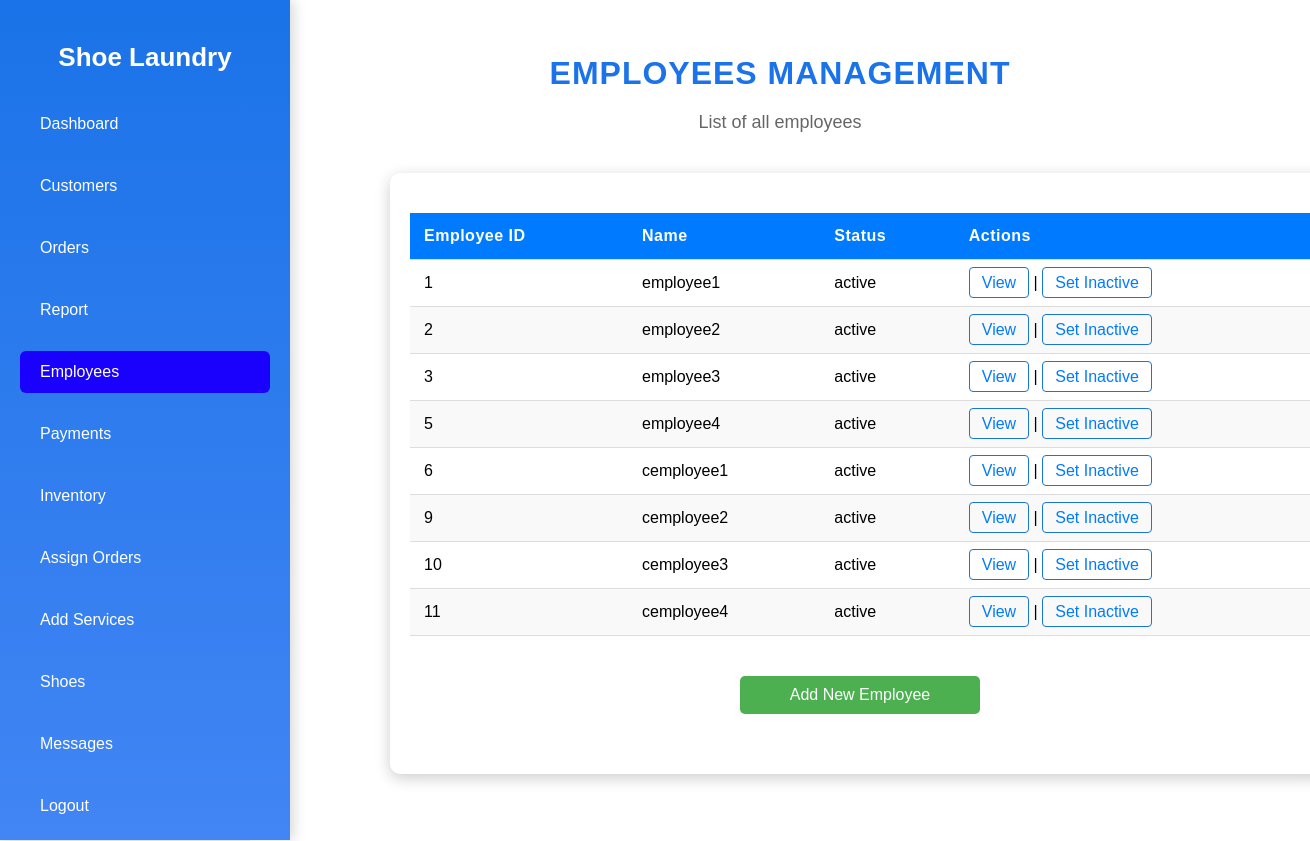
Page /employees.php on the committed database.
### tables this page shows
CREATE TABLE `employees` (
  `employee_id` int(11) NOT NULL,
  `username` varchar(50) NOT NULL,
  `password` varchar(255) NOT NULL,
  `fname` varchar(100) NOT NULL,
  `lname` varchar(50) DEFAULT NULL,
  `phone` varchar(11) DEFAULT NULL,
  `status` enum('active','inactive') DEFAULT 'active',
  `department` varchar(50) DEFAULT NULL,
  `attendance` int(11) DEFAULT 0,
  `performance_score` decimal(5,2) DEFAULT 0.00,
  `created_at` timestamp NOT NULL DEFAULT current_timestamp(),
  `updated_at` timestamp NOT NULL DEFAULT current_timestamp() ON UPDATE current_timestamp(),
  `is_available` tinyint(1) DEFAULT 1
);

### employees.php (the view, shortened to what this page needs)
<?php
include('db_connect.php');
$current_page = basename($_SERVER['PHP_SELF']);
$query = "SELECT employee_id, fname, status FROM employees";
$result = mysqli_query($conn, $query);
$employees = mysqli_fetch_all($result, MYSQLI_ASSOC);
?>
<!DOCTYPE html>
<html lang="en">
<head>
    <link rel="stylesheet" href="emcss.css">
</head>
<body>
     <div class="sidebar">
        <h2>Shoe Laundry</h2>
        <ul>
        <li><a href="dashboard.php" class="<?= $current_page == 'dashboard.php' ? 'active' : '' ?>">Dashboard</a></li>
        <li><a href="customers.php" class="<?= $current_page == 'customers.php' ? 'active' : '' ?>">Customers</a></li>
        <li><a href="admin_orders.php" class="<?= $current_page == 'admin_orders.php' ? 'active' : '' ?>">Orders</a></li>
        <li><a href="report.php" class="<?= $current_page == 'report.php' ? 'active' : '' ?>">Report</a></li>
        <li><a href="employees.php" class="<?= $current_page == 'employees.php' ? 'active' : '' ?>">Employees</a></li>
        <li><a href="payments.php" class="<?= $current_page == 'payments.php' ? 'active' : '' ?>">Payments</a></li>
        <li><a href="admin_inventory.php" class="<?= $current_page == 'admin_inventory.php' ? 'active' : '' ?>">Inventory</a></li>
        <li><a href="assign_orders.php" class="<?= $current_page == 'assign_orders.php' ? 'active' : '' ?>">Assign Orders</a></li>
        <li><a href="add_services.php" class="<?= $current_page == 'add_services.php' ? 'active' : '' ?>">Add Services</a></li>
        <li><a href="shoe.php" class="<?= $current_page == 'shoe.php' ? 'active' : '' ?>">Shoes</a></li>
        <li><a href="message.php" class="<?= $current_page == 'message.php' ? 'active' : '' ?>">Messages</a></li>
        <li><a href="logout.php">Logout</a></li>
        </ul>
    </div>
    <div class="main-content">
        <div class="header">
            <h1>Employees Management</h1>
            <p>List of all employees</p>
        </div>
        <div class="employee-list">
            <?php if (empty($employees)): ?>
                <p>No employees found.</p>
            <?php else: ?>
                <table>
                    <thead>
                        <tr>
                            <th>Employee ID</th>
                            <th>Name</th>
                            <th>Status</th>
                            <th>Actions</th>
                        </tr>
                    </thead>
                    <tbody>
                        <?php foreach ($employees as $employee): ?>
                        <tr>
                            <td><?php echo htmlspecialchars($employee['employee_id']); ?></td>
                            <td><?php echo htmlspecialchars($employee['fname']); ?></td>
                            <td><?php echo htmlspecialchars($employee['status']); ?></td>
                            <td>
                                <a href="view_employee.php?id=<?php echo $employee['employee_id']; ?>">View</a> |
                                <?php if ($employee['status'] == 'inactive'): ?>
                                    <a href="edit_status.php?id=<?php echo $employee['employee_id']; ?>&status=active">Set Active</a>
                                <?php else: ?>
                                    <a href="edit_status.php?id=<?php echo $employee['employee_id']; ?>&status=inactive">Set Inactive</a>
                                <?php endif; ?>
                            </td>
                        </tr>
                        <?php endforeach; ?>
                    </tbody>
                </table>
            <?php endif; ?>
            <div class="button-container">
                <a href="add_employee.php" class="add-employee-button">Add New Employee</a>
            </div>
        </div>
    </div>
</body>
</html>

### emcss.css (style rules this page uses)
body { font-family: 'Poppins', sans-serif; background-color: #f0f2f5; margin: 0; display: flex; }
.sidebar { width: 250px; height: 100vh; background: linear-gradient(to bottom, #1a73e8, #4285f4); color: white; padding: 20px; position: fixed; box-shadow: 4px 0 12px rgba(0, 0, 0, 0.15); transition: transform 0.3s ease; overflow-y: auto; }
.sidebar h2 { text-align: center; color: #ffffff; font-weight: 700; font-size: 26px; margin-bottom: 30px; }
.sidebar ul { list-style: none; padding: 0; }
.sidebar ul li { margin: 20px 0; }
.sidebar ul li a { color: white; text-decoration: none; font-size: 16px; padding: 12px 20px; display: block; border-radius: 6px; transition: background-color 0.3s; }
.sidebar ul li a:hover, .sidebar ul li a.active { background-color: #1a01fe; color: white; }
.sidebar { scrollbar-color: #ffffff #1a73e8; scrollbar-width: 12px; }
.main-content { margin-left: 250px; padding: 40px; width: calc(100% - 250px); display: flex; flex-direction: column; align-items: center; background-color: #ffffff; min-height: 100vh; transition: margin-left 0.3s; }
.header h1 { font-size: 32px; font-weight: 700; color: #1a73e8; margin: 0; padding: 15px 0; text-align: center; letter-spacing: 1px; text-transform: uppercase; }
.header p { font-size: 18px; color: #666; margin: 5px 0 20px; text-align: center; }
.employee-list { margin: 20px auto; padding: 20px; background: #fff; border-radius: 10px; box-shadow: 0 4px 15px rgba(0, 0, 0, 0.2); max-width: 900px; width: 100%; margin-left: 100px; }
table { width: 100%; border-collapse: collapse; margin: 20px auto; }
th, td { padding: 14px; text-align: left; border-bottom: 1px solid #ddd; font-size: 16px; }
th { background-color: #007bff; color: white; font-weight: 600; letter-spacing: 0.5px; }
tr:nth-child(even) { background-color: #f9f9f9; }
td a { color: #007bff; text-decoration: none; font-weight: 500; padding: 6px 12px; border: 1px solid #1976d2; border-radius: 4px; transition: background-color 0.3s, color 0.3s; }
.add-employee-button { display: inline-block; padding: 10px 15px; background-color: #ff5722; color: white; border: none; border-radius: 5px; cursor: pointer; transition: background-color 0.3s, transform 0.2s; margin: 20px auto; text-align: center; width: 200px; }
.button-container { display: flex; justify-content: center; margin: 20px 0; }
.button-container { display: flex; justify-content: center; margin-top: 20px; }
.add-employee-button { padding: 10px 20px; background-color: #4CAF50; color: white; text-decoration: none; border-radius: 5px; font-size: 16px; }

### rows in the picture
employees: employee_id "1", fname "employee1", status "active"
employees: employee_id "2", fname "employee2", status "active"
employees: employee_id "3", fname "employee3", status "active"
employees: employee_id "5", fname "employee4", status "active"
employees: employee_id "6", fname "cemployee1", status "active"
employees: employee_id "9", fname "cemployee2", status "active"
employees: employee_id "10", fname "cemployee3", status "active"
employees: employee_id "11", fname "cemployee4", status "active"
